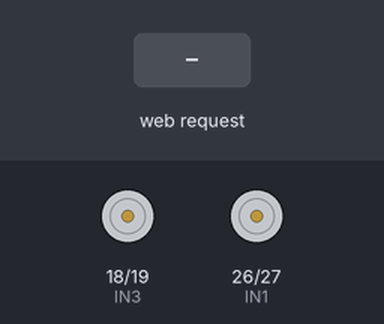
Bench run of a sketch on a simulated ESP32. Shown: motor-driver pin pairs drawn as motors (green arrow = first pin HIGH = forward, orange = second pin HIGH = backward, longer = more drive). The inputs (shaded band) are chosen by the test bench. What the sketch prints to the serial monitor is not drawn.

Above: at 1.2 s.
1.3 s: HTTP request GET /cmd?d=F received
At 2.1 s:
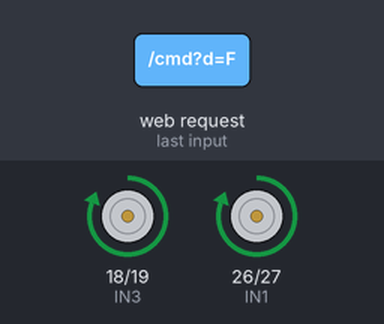
3.8 s: HTTP request GET /cmd?d=B received
At 4.4 s:
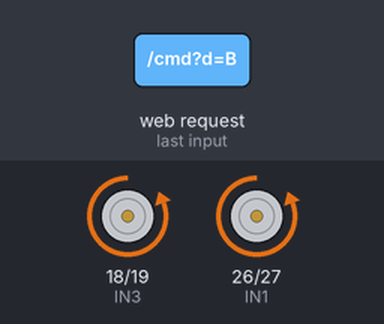
6.3 s: HTTP request GET /cmd?d=L received
At 7.1 s:
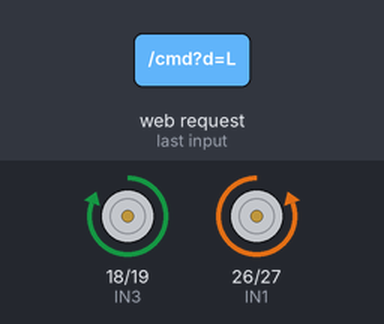
8.8 s: HTTP request GET /cmd?d=R received
At 9.4 s:
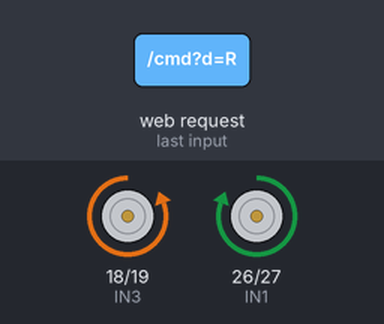
Timing chart, 0 to 11.8 s (numbered marks = the images above; inputs shaded):
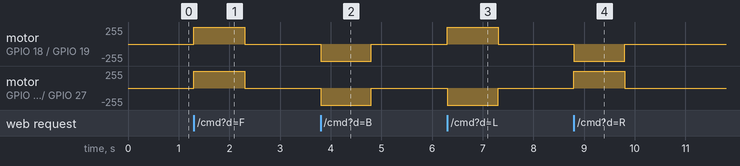

Measured:
- after the input at 1.3 s, motor on GPIO 18 (IN3) / GPIO 19 (IN4), motor on GPIO 26 (IN1) / GPIO 27 (IN2): stopped → forward 255/255 at once, → stopped 1.0 s later
- after the input at 3.8 s, motor on GPIO 18 (IN3) / GPIO 19 (IN4), motor on GPIO 26 (IN1) / GPIO 27 (IN2): stopped → backward 255/255 at once, → stopped 1.0 s later
- after the input at 6.3 s, motor on GPIO 18 (IN3) / GPIO 19 (IN4): stopped → forward 255/255 at once, → stopped 1.0 s later; motor on GPIO 26 (IN1) / GPIO 27 (IN2): stopped → backward 255/255 at once, → stopped 1.0 s later
- after the input at 8.8 s, motor on GPIO 18 (IN3) / GPIO 19 (IN4): stopped → backward 255/255 at once, → stopped 1.0 s later; motor on GPIO 26 (IN1) / GPIO 27 (IN2): stopped → forward 255/255 at once, → stopped 1.0 s later

The sketch:

car1.ino
```cpp
#include <WiFi.h>
#include <WebServer.h>

// =================================
// MOTOR PIN CONFIGURATION
// =================================

#define IN1 26
#define IN2 27
#define IN3 18
#define IN4 19

// =================================
// WIFI CONFIGURATION
// =================================

const char* ssid = "ESP32_Car_2";
const char* password = "123456789";

WebServer server(80);

// =================================
// SAFETY TIMEOUT
// =================================

unsigned long lastCommandTime = 0;
const unsigned long safetyTimeout = 1000;

bool motorsRunning = false;

// =================================
// MOTOR FUNCTIONS
// =================================

void stopMotors() {
  digitalWrite(IN1, LOW);
  digitalWrite(IN2, LOW);
  digitalWrite(IN3, LOW);
  digitalWrite(IN4, LOW);

  motorsRunning = false;
}

void moveForward() {
  digitalWrite(IN1, HIGH);
  digitalWrite(IN2, LOW);

  digitalWrite(IN3, HIGH);
  digitalWrite(IN4, LOW);

  motorsRunning = true;
}

void moveBackward() {
  digitalWrite(IN1, LOW);
  digitalWrite(IN2, HIGH);

  digitalWrite(IN3, LOW);
  digitalWrite(IN4, HIGH);

  motorsRunning = true;
}

void turnLeft() {
  digitalWrite(IN1, LOW);
  digitalWrite(IN2, HIGH);

  digitalWrite(IN3, HIGH);
  digitalWrite(IN4, LOW);

  motorsRunning = true;
}

void turnRight() {
  digitalWrite(IN1, HIGH);
  digitalWrite(IN2, LOW);

  digitalWrite(IN3, LOW);
  digitalWrite(IN4, HIGH);

  motorsRunning = true;
}

// =================================
// WEB COMMAND HANDLER
// =================================

void handleCommand() {

  if (!server.hasArg("d")) {
    stopMotors();
    server.send(400, "text/plain", "Missing command");
    return;
  }

  String direction = server.arg("d");

  if (direction == "F") {
    moveForward();
  }
  else if (direction == "B") {
    moveBackward();
  }
  else if (direction == "L") {
    turnLeft();
  }
  else if (direction == "R") {
    turnRight();
  }
  else if (direction == "S") {
    stopMotors();
  }
  else {
    stopMotors();
    server.send(400, "text/plain", "Invalid command");
    return;
  }

  lastCommandTime = millis();

  server.send(200, "text/plain", "OK");
}

// =================================
// CONTROL WEBPAGE
// =================================

const char webpage[] PROGMEM = R"rawliteral(
<!DOCTYPE html>
<html>

<head>

<meta name="viewport"
content="width=device-width, initial-scale=1">

<title>ESP32 Robot Car</title>

<style>

body {
  background: #151923;
  color: white;
  font-family: Arial, sans-serif;
  text-align: center;
  margin: 0;
  padding: 20px;
  user-select: none;
}

h2 {
  margin-top: 25px;
}

p {
  color: #aab2c0;
}

.controls {
  display: grid;
  grid-template-columns: 90px 90px 90px;
  gap: 14px;
  justify-content: center;
  margin-top: 45px;
}

button {
  height: 85px;
  border: none;
  border-radius: 18px;
  color: white;
  font-size: 16px;
  font-weight: bold;
  touch-action: none;
  user-select: none;
}

button:active {
  opacity: 0.7;
  transform: scale(0.95);
}

.move {
  background: #247c54;
}

.turn {
  background: #3268a8;
}

.stop {
  background: #c03939;
}

.empty {
  visibility: hidden;
}

</style>

</head>

<body>

<h2>ESP32 Robot Car</h2>

<p>Press and hold a direction to move</p>

<div class="controls">

  <button class="empty"></button>

  <button class="move" data-dir="F">
    ▲<br>Forward
  </button>

  <button class="empty"></button>

  <button class="turn" data-dir="L">
    ◀<br>Left
  </button>

  <button class="stop" data-dir="S">
    ■<br>STOP
  </button>

  <button class="turn" data-dir="R">
    ▶<br>Right
  </button>

  <button class="empty"></button>

  <button class="move" data-dir="B">
    ▼<br>Backward
  </button>

  <button class="empty"></button>

</div>

<script>

// Keep HTTP commands in order
let requestQueue = Promise.resolve();

function sendCommand(direction) {

  requestQueue = requestQueue
    .then(() => fetch('/cmd?d=' + direction))
    .catch(error => {
      console.log("Command error:", error);
    });

}

let activeTimer = null;

function stopCar() {

  if (activeTimer !== null) {
    clearInterval(activeTimer);
    activeTimer = null;
  }

  sendCommand('S');
}

document.querySelectorAll('button[data-dir]')
.forEach(button => {

  button.addEventListener('pointerdown', event => {

    event.preventDefault();

    if (activeTimer !== null) {
      clearInterval(activeTimer);
      activeTimer = null;
    }

    button.setPointerCapture(event.pointerId);

    const direction = button.dataset.dir;

    if (direction === 'S') {
      sendCommand('S');
      return;
    }

    sendCommand(direction);

    activeTimer = setInterval(() => {
      sendCommand(direction);
    }, 250);

  });

  button.addEventListener('pointerup', stopCar);

  button.addEventListener('pointercancel', stopCar);

  button.addEventListener('lostpointercapture', stopCar);

  button.addEventListener('contextmenu', event => {
    event.preventDefault();
  });

});

window.addEventListener('blur', stopCar);

document.addEventListener('visibilitychange', () => {
  if (document.hidden) {
    stopCar();
  }
});

</script>

</body>
</html>
)rawliteral";

// =================================
// SETUP
// =================================

void setup() {

  Serial.begin(115200);

  pinMode(IN1, OUTPUT);
  pinMode(IN2, OUTPUT);
  pinMode(IN3, OUTPUT);
  pinMode(IN4, OUTPUT);

  stopMotors();

  WiFi.mode(WIFI_AP);

  bool wifiStarted = WiFi.softAP(ssid, password);

  if (!wifiStarted) {
    Serial.println("WiFi startup failed!");
    return;
  }

  server.on("/", HTTP_GET, []() {
    server.send_P(200, "text/html", webpage);
  });

  server.on("/cmd", HTTP_GET, handleCommand);

  server.onNotFound([]() {
    server.send(404, "text/plain", "Not found");
  });

  server.begin();

  Serial.println();
  Serial.println("Robot car controller ready!");

  Serial.print("WiFi network: ");
  Serial.println(ssid);

  Serial.print("IP address: ");
  Serial.println(WiFi.softAPIP());

}

// =================================
// MAIN LOOP
// =================================

void loop() {

  server.handleClient();

  if (motorsRunning &&
      millis() - lastCommandTime > safetyTimeout) {

    stopMotors();

  }

}
```
